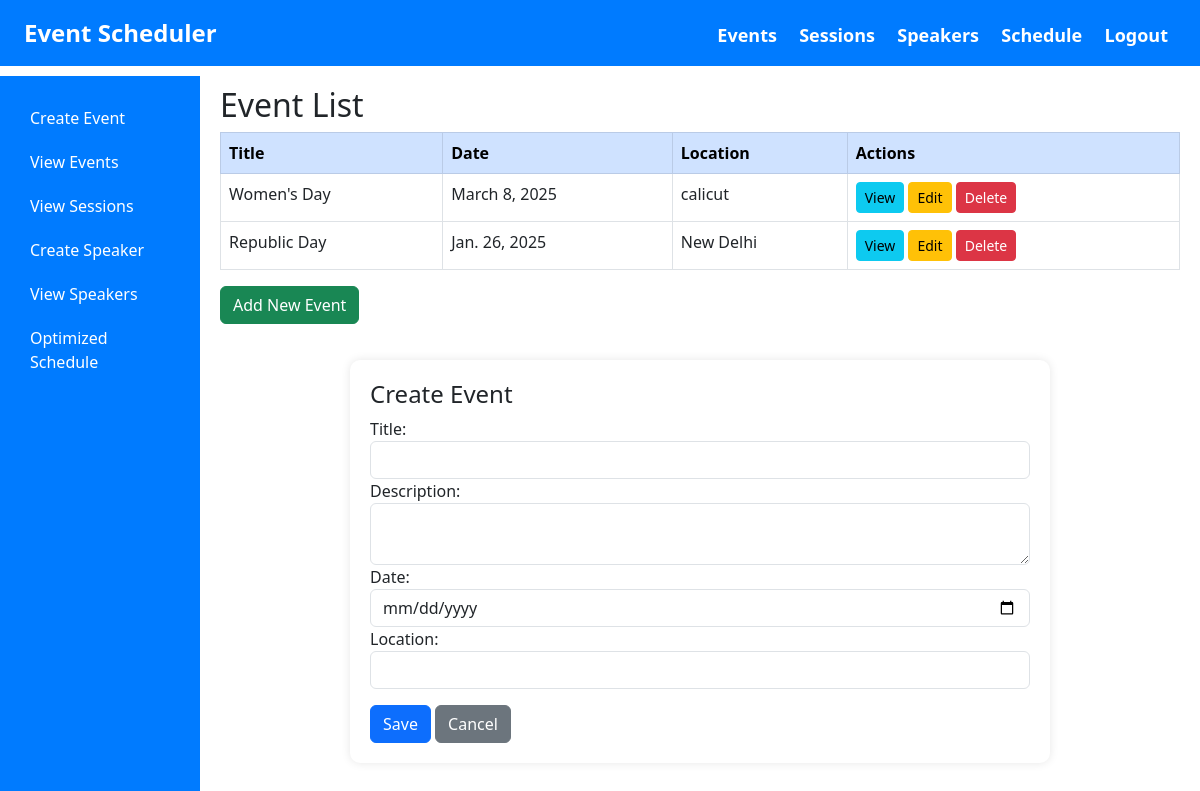
/events/ (signed in), run on the app's committed database.
### events/models.py (models this page shows, shortened)
class Event(models.Model):
    title = models.CharField(max_length=200)
    description = models.TextField()
    date = models.DateField()
    location = models.CharField(max_length=200)
    created_at = models.DateTimeField(auto_now_add=True)
    updated_at = models.DateTimeField(auto_now=True)

### events/views.py (the view, shortened to what this page needs)
# urls.py: path('', views.event_list, name='event_list'),
@login_required(login_url='login')
def event_list(request):
    events = Event.objects.all()
    form = EventForm()
    return render(request, "events/event_list.html", {"events": events, "form": form})

### events/forms.py
class EventForm(forms.ModelForm):
    class Meta:
        model = Event
        fields = ['title', 'description', 'date', 'location']

### events/templates/events/event_list.html (shortened to what this page needs)
<!DOCTYPE html>
<html lang="en">
<head>
    <link rel="stylesheet" href="https://cdnjs.cloudflare.com/ajax/libs/bootstrap/5.3.0/css/bootstrap.min.css">
</head>
<body>
    <div class="header d-flex justify-content-between align-items-center px-4">
        <div class="fw-bold">Event Scheduler</div>
        <nav>
            <a href="{% url 'event_list' %}" class="nav-link d-inline text-white mx-2">Events</a>
            <a href="{% url 'session_list' %}" class="nav-link d-inline text-white mx-2">Sessions</a>
            <a href="{% url 'speaker_list' %}" class="nav-link d-inline text-white mx-2">Speakers</a>
            <a href="{% url 'optimized_schedule' %}" class="nav-link d-inline text-white mx-2">Schedule</a>
            {% if user.is_authenticated %}
            <a href="{% url 'logout' %}" class="nav-link d-inline text-white mx-2">Logout</a>
            {% else %}
            <a href="{% url 'login' %}" class="nav-link d-inline text-white mx-2">Login</a>
            {% endif %}
        </nav>
    </div>
    <div class="d-flex">
        <div class="sidebar col-md-2">
            <a href="{% url 'event_list' %}">Create Event</a>
            <a href="{% url 'event_list' %}">View Events</a>
            <a href="{% url 'session_list' %}">View Sessions</a>
            <a href="{% url 'speaker_create' %}">Create Speaker</a>
            <a href="{% url 'speaker_list' %}">View Speakers</a>
            <a href="{% url 'optimized_schedule' %}">Optimized Schedule</a>
        </div>
        <div class="content col-md-10">
            <h2>Event List</h2>
            <table class="table table-bordered">
                <thead class="table-primary">
                    <tr>
                        <th>Title</th>
                        <th>Date</th>
                        <th>Location</th>
                        <th>Actions</th>
                    </tr>
                </thead>
                <tbody>
                    {% for event in events %}
                    <tr>
                        <td>{{ event.title }}</td>
                        <td>{{ event.date }}</td>
                        <td>{{ event.location }}</td>
                        <td>
                            <button class="btn btn-info btn-sm"
                                onclick="location.href='{% url 'event_detail' event.pk %}'">View</button>
                            <button class="btn btn-warning btn-sm"
                                onclick="toggleForm('{{ event.pk }}', `{{ event.title|escapejs }}`, `{{ event.description|escapejs }}`, `{{ event.date }}`, `{{ event.location }}`)">
                                Edit
                            </button>
                            <button class="btn btn-danger btn-sm"
                                onclick="location.href='{% url 'event_delete' event.pk %}'">Delete</button>
                        </td>
                    </tr>
                    {% endfor %}
                </tbody>
            </table>
            <button class="btn btn-success mb-3" onclick="toggleForm()">Add New Event</button>
            <div class="form-container" id="eventForm">
                <h4 id="formTitle">Create Event</h4>
                <form method="post">
                    <label for="id_title">Title:</label>
                    <input class="form-control" type="text" name="title" id="id_title"
                        value="{{ form.title.value|default:'' }}">
                    <label for="id_description">Description:</label>
                    <textarea class="form-control" name="description"
                        id="id_description">{{ form.description.value|default:'' }}</textarea>
                    <label for="id_date">Date:</label>
                    <input class="form-control" type="date" name="date" id="id_date"
                        value="{{ form.date.value|default:'' }}">
                    <label for="id_location">Location:</label>
                    <input class="form-control" type="text" name="location" id="id_location"
                        value="{{ form.location.value|default:'' }}">
                    <button class="btn btn-primary mt-3" type="submit">Save</button>
                    <button class="btn btn-secondary mt-3" type="button" onclick="toggleForm()">Cancel</button>
                </form>
            </div>
        </div>
    </div>
</body>
</html>

### events/templates/events/event_list.html (style rules this page uses)
.header { background-color: #007bff; color: white; padding: 15px; font-size: 24px; font-weight: bold; }
.header nav a { text-decoration: none; font-size: 18px; }
.sidebar { background-color: #007bff; color: white; height: 100vh; padding: 20px; margin-top: 10px; }
.sidebar a { color: white; display: block; padding: 10px; text-decoration: none; }
.content { padding: 20px; width: 1000px; }
.table-primary { background-color: #007bff; }
.form-container { margin-left: 0px; margin-top: 3px; max-width: 700px; margin: 20px auto; padding: 20px; background: white; border-radius: 10px; box-shadow: 0px 0px 10px rgba(0, 0, 0, 0.1); }

### data on the page
Event: title "Women's Day", date "March 8, 2025", location "calicut"
Event: title "Republic Day", date "Jan. 26, 2025", location "New Delhi"
